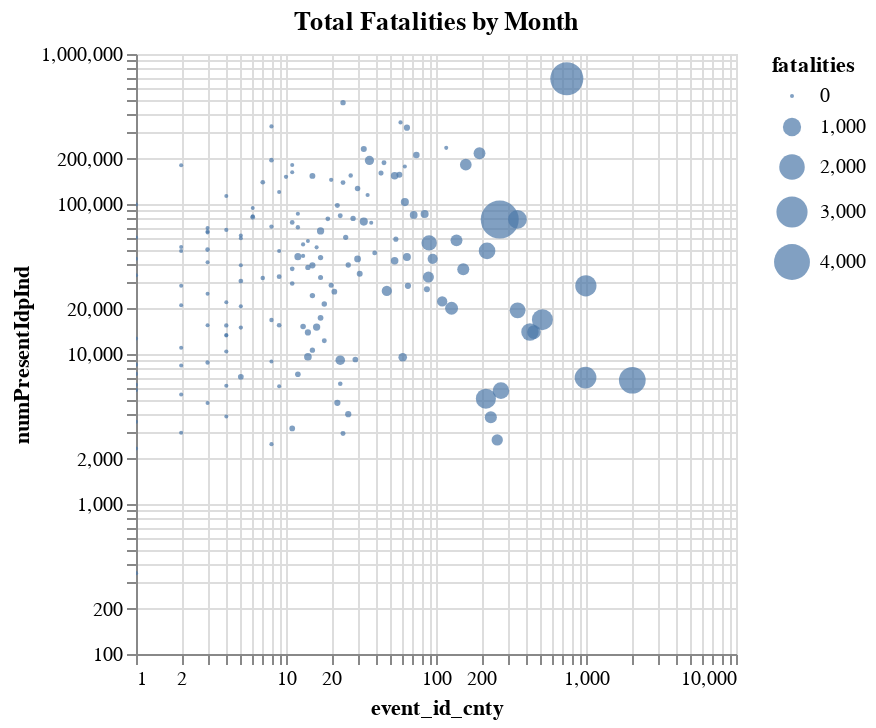

Source (notebook cell):
### Code cell
alt.Chart(acled_idp_2024).mark_circle().encode(
    x=alt.X('event_id_cnty:Q', scale=alt.Scale(type='log')),
    y=alt.Y('numPresentIdpInd:Q', scale=alt.Scale(type='log')),
    size='fatalities:Q'
).properties(
    title='Total Fatalities by Month'
).interactive()

### Figure 1 — Vega-Lite specification as saved in the notebook (floating-point values rounded to 4 significant figures; data arrays with more than 128 entries replaced by an {"elided": "..."} marker saying what was removed)
{"config": {"view": {"continuousWidth": 300, "continuousHeight": 300}}, "data": {"name": "data-161d63b95a63e934418b2ab6578859c7"}, "mark": {"type": "circle"}, "encoding": {"size": {"field": "fatalities", "type": "quantitative"}, "x": {"field": "event_id_cnty", "scale": {"type": "log"}, "type": "quantitative"}, "y": {"field": "numPresentIdpInd", "scale": {"type": "log"}, "type": "quantitative"}}, "params": [{"name": "param_8", "select": {"type": "interval", "encodings": ["x", "y"]}, "bind": "scales"}], "title": "Total Fatalities by Month", "$schema": "https://vega.github.io/schema/vega-lite/v5.20.1.json", "datasets": {"data-161d63b95a63e934418b2ab6578859c7": {"elided": "162 records"}}}
